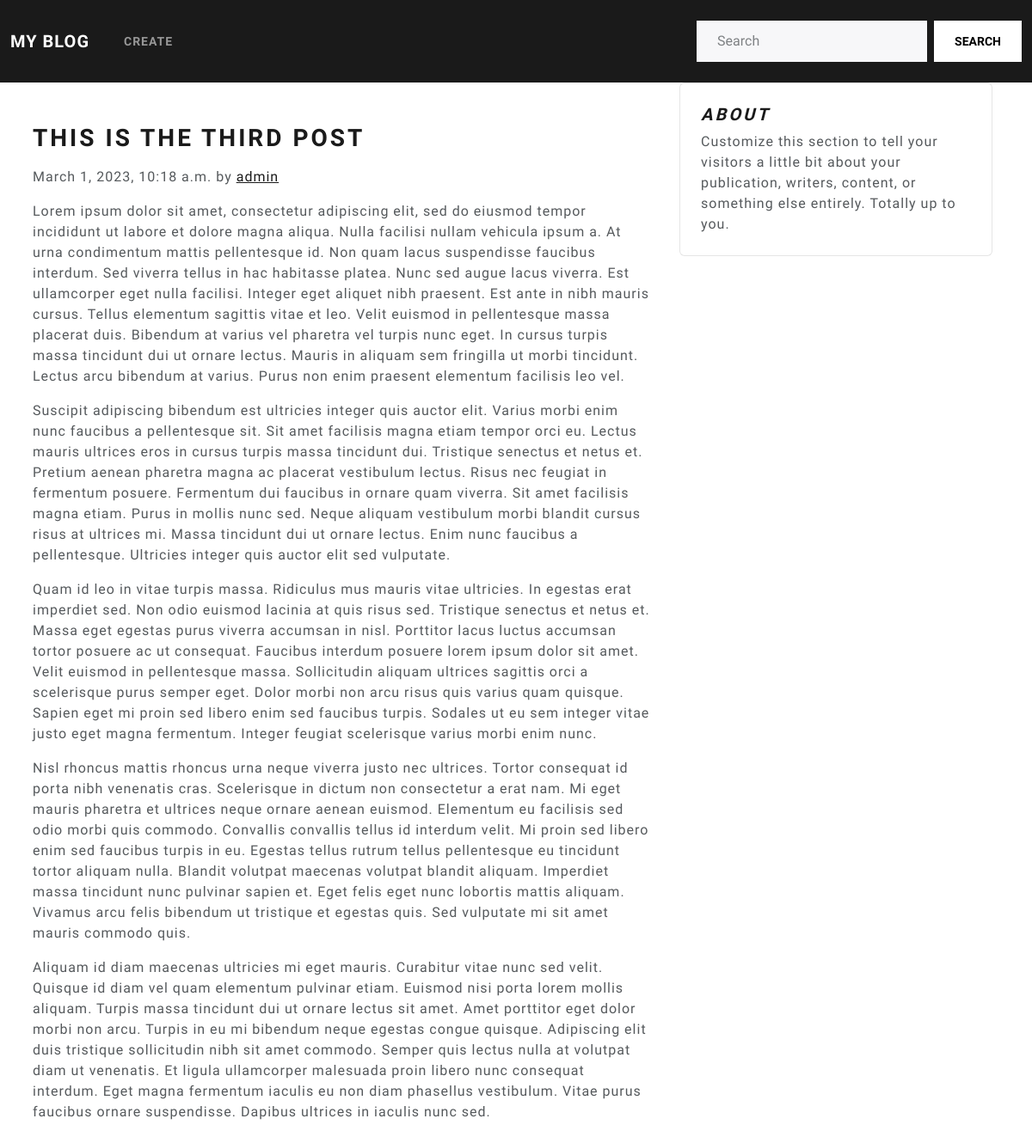
Screenshot of /2023/3/1/this-is-the-third-post/ with the database file from the repository.
### blog/models.py (models this page shows, shortened)
class Post(models.Model):
    class Status(models.TextChoices):
        DRAFT = 'DF', 'Draft'
        PUBLISHED = 'PB', 'Published'
    author = models.ForeignKey(
        User, on_delete=models.CASCADE, related_name='blog_posts')
    title = models.CharField(max_length=250)
    slug = models.SlugField(max_length=250, unique_for_date='publish')
    content = RichTextField(blank=True, null=True)
    publish = models.DateTimeField(default=timezone.now)
    created = models.DateTimeField(auto_now_add=True)
    updated = models.DateTimeField(auto_now=True)
    status = models.CharField(
        max_length=2, choices=Status.choices, default=Status.PUBLISHED)
    objects = models.Manager()
    published = PublishedManager()
    class Meta:
        ordering = ['-publish']
        indexes = [
            models.Index(fields=['-publish'])
        ]  # This will order the post in database

### blog/views.py (the view)
def post_detail(request, year, month, day, post):
    post = get_object_or_404(Post, status=Post.Status.PUBLISHED, slug=post,
                             publish__year=year, publish__month=month, publish__day=day)
    return render(request, "blog/detail.html", {"post": post})

### blog/templates/blog/detail.html
{% extends "blog/base.html" %}
{% block content %}
<div class="container col-pr-2">
    <div class="row g-8 px-0">
        <div class="col-md-8 px-2 row p-5">
            <article class="blog-post">
                <h2 class="blog-post-title mb-3">{{post.title}}</h2>
                <p class="blog-post-meta">{{post.publish}} by <a href="#">{{post.author}}</a></p>
                <p>{{post.content| linebreaks}}</p>
            </article>
        </div>
        <div class="col-md-4 px-2 ms-3">
            <div class="position-sticky" style="top: 2rem;">
              <div class="p-4 mb-3 bg-light rounded">
                <h4 class="fst-italic">About</h4>
                <p class="mb-0">Customize this section to tell your visitors a little bit about your publication, writers, content, or something else entirely. Totally up to you.</p>
            </div>
        </div>
    </div>
</div>
{% endblock %}

### rows the page displays
Post: title "THIS IS THE THIRD POST", publish "March 1, 2023, 10:18 a.m.", author "admin", content "Lorem ipsum dolor sit amet, consectetur adipiscing elit, sed do eiusmod tempor incididunt ut labore et dolore magna aliqua. Nulla facilisi nullam vehicula ipsum a. At urna condimentum mattis pellentesque id. Non quam lacus suspendisse faucibus interdum. Sed viverra tellus in hac habitasse platea. Nunc sed augue lacus viverra. Est ullamcorper eget nulla facilisi. Integer eget aliquet nibh praesent. Est ante in nibh mauris cursus. Tellus elementum sagittis vitae et leo. Velit euismod in pellentesque massa placerat duis. Bibendum at varius vel pharetra vel turpis nunc eget. In cursus turpis massa tincidunt dui ut ornare lectus. Mauris in aliquam sem fringilla ut morbi tincidunt. Lectus arcu…"
